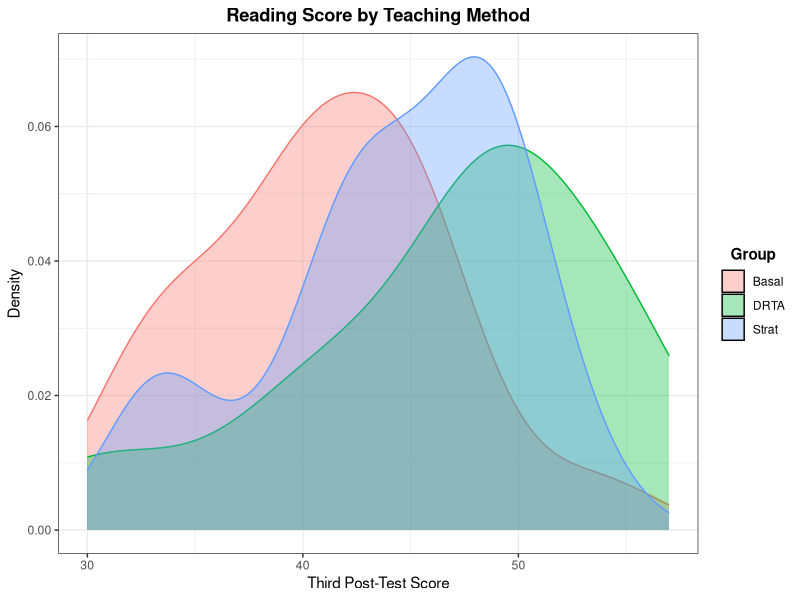
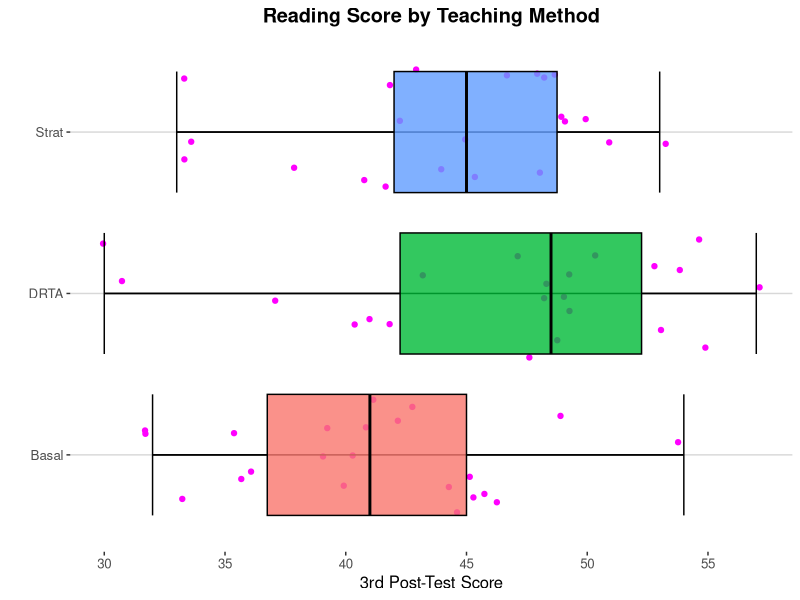
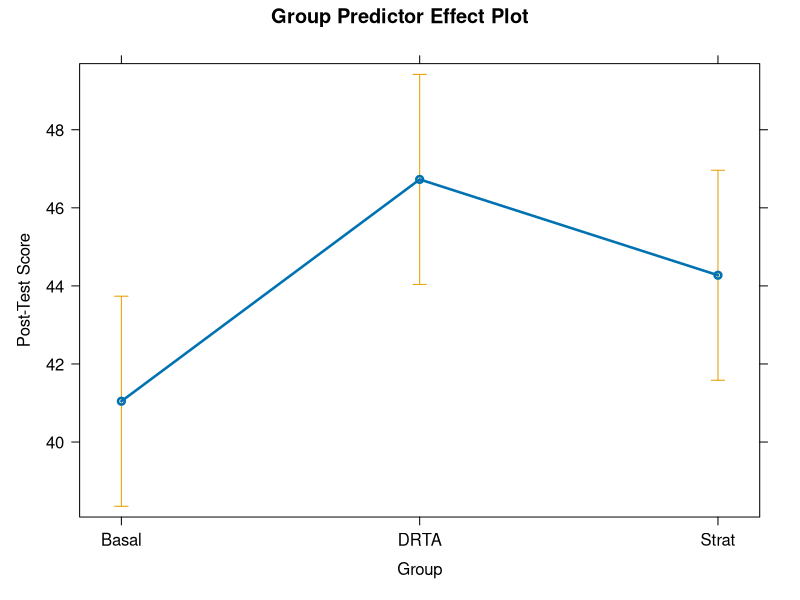

The R script that drew these images, in order:
# Load Packages & Data ----------------------------------------------------

library(dplyr)
library(ggplot2)
library(ggthemes)
library(car)
library(effects)
library(emmeans)

df <-
        as.data.frame(read.csv("./data/Baumann.csv")) |>
        select(group, post.test.3) |>
        rename(post_test = post.test.3)

# Exploring the Data ------------------------------------------------------

summary(df)

# all groups have the same number of observations
xtabs( ~ group, df)



# Density Curves by Group -------------------------------------------------

ggplot(data = df,
       mapping = aes(x = post_test,
                     fill = group, col = group)) +
        geom_density(alpha = .35) +
        labs(title = "Reading Score by Teaching Method",
             x = "Third Post-Test Score",
             y = "Density",
             fill = "Group") +
        theme_bw() +
        theme(
                plot.title = element_text(face = "bold", hjust = .5),
                legend.title = element_text(face = "bold"),
                legend.title.align = .5
        ) + guides(col = "none")


# Boxplots by Group -------------------------------------------------------

ggplot(data = df,
       mapping = aes(x = post_test,
                     y = group, fill = group)) +
        geom_jitter(col = "magenta") +
        stat_boxplot(geom = "errorbar") +
        geom_boxplot(col = "black", alpha = .8) +
        scale_x_continuous(breaks = seq(30, 60, by = 5)) +
        labs(title = "Reading Score by Teaching Method",
             x = "3rd Post-Test Score",
             y = "") +
        theme_hc() +
        theme(
                plot.title = element_text(face = "bold", hjust = .5),
                legend.position = "none"
        )


# Fitting a One-Way ANOVA Linear Regression -------------------------------

# The coefficients are the estimates for the difference in means
# with respect to the reference category
fit_anova <-
        lm(
                post_test ~ group,
                data = df
        )

fit_summary <-
        S(fit_anova)

fit <-
        list(
                "anova" = fit_anova,
                "summary" = fit_summary
        )
        
rm(list=c("fit_anova", "fit_summary"))

# Running an ANOVA Test on the Linear Model -------------------------------

# H0: identical means between groups
# H1: at least one pair of means have a considerable difference
aov_fit <-
        aov(formula = post_test ~ group, data = df)

# There's a significant difference between groups, the p-value for the
# test is less than the significance level (5%)
anova(aov_fit)

# Tukey's Honestly Significant Difference
# The Difference between DRTA-Basal is statistically significant
# at a 95% confidence level
tukey <-
        TukeyHSD(aov_fit)

# Computing the Estimated Marginal Means ----------------------------------

means <-
        emmeans(fit$anova, pairwise ~ group)


fit$emmeans <-
        means$emmeans

# only the difference in means between Basal & DRTA is significantly
# different from zero, with a p-value of less than 0.05
fit$diffs <-
        means$contrasts

rm("means")


# Plotting Predictor Effects of the ANOVA Test -----------------------------

plot(predictorEffects(fit$anova),
     main = "Group Predictor Effect Plot",
     xlab = "Group",
     ylab = "Post-Test Score",
     confint=list(style = "bars"),
     lwd = 2.5)
